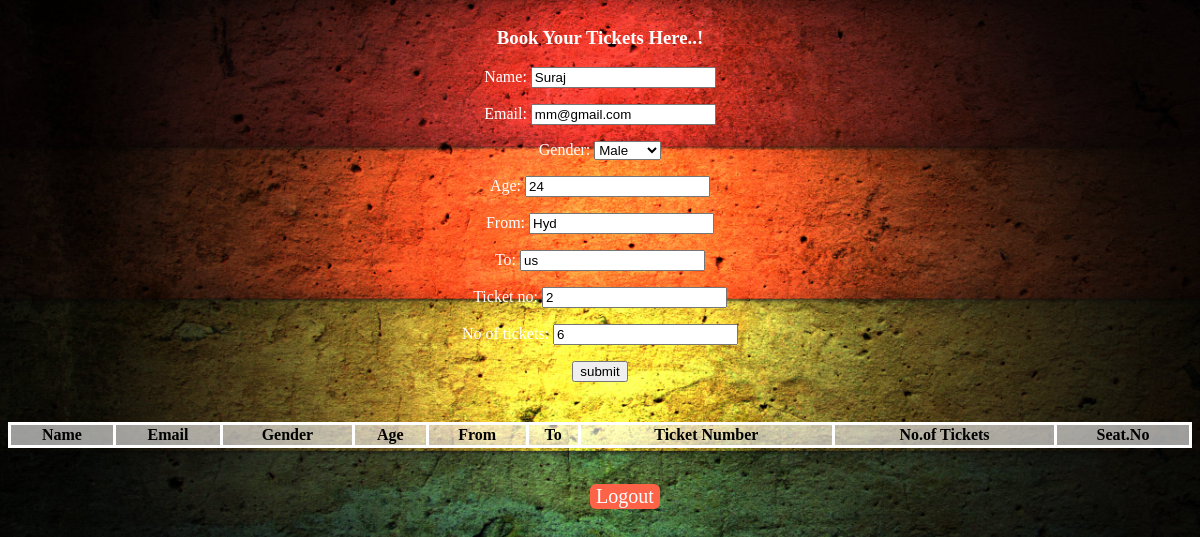
The app's page /edit/4 with its own data.
### ticket_app/models.py (models this page shows)
class AirTicketModel(models.Model):
    name = models.CharField(max_length=30)
    email = models.EmailField(max_length=30, default=None)
    GENDER_CHOICES = (
        ('M', 'Male'),
        ('F', 'Female'),
    )
    gender = models.CharField(max_length=1, choices=GENDER_CHOICES)
    age = models.IntegerField()
    From = models.CharField(max_length=30)
    To = models.CharField(max_length=30)
    ticket_no = models.IntegerField()
    no_of_tickets = models.IntegerField()

### ticket_app/views.py (the view)
# urls.py: path('edit/<int:id>', views.update_ticket, name='update_ticket'),
def update_ticket(request, id):
    ticket = AirTicketModel.objects.get(pk=id)
    form = Air_Ticket(request.POST, instance = ticket)
    if form.is_valid():
        form.save()
        return redirect("/show")
    else:
        pi = AirTicketModel.objects.get(pk=id)
        form = Air_Ticket(instance=pi)
    return render(request, 'show.html', {'form': form})

### ticket_app/forms.py
class Air_Ticket(forms.ModelForm):
    class Meta:
        model = AirTicketModel
        fields = '__all__'

### templates/show.html (shortened to what this page needs)
<!DOCTYPE html>
{% load static %}
<html lang="en">
<head>
</head>
<body style="background-image:url({% static 'images/pic9.jpg' %}); background-size:100%; text-align:center;">
    <form action="" method="POST" style="color:white">
        <div style="width: 100%; display: table; ">
            <h3 style="color:white;">Book Your Tickets Here..!</h3>
           {{form.as_p}}
                    <input type="submit" value="submit">
                </div>
    </form>
        <div>
            <center><table style="margin-top: 40px">
                <thead class="thead-dark">
                <tr >
                    <th>Name</th>
                    <th>Email</th>
                    <th>Gender</th>
                    <th>Age</th>
                    <th>From</th>
                    <th>To</th>
                    <th>Ticket Number</th>
                    <th>No.of Tickets</th>
                    <th>Seat.No</th>
                </tr>
                </thead>
            </table>
                </center>
        </div> <br><br>
<button onclick="document.location.href = '/logout'" class="button button3" style="margin-left: 50px; font-family:cursive;">Logout</button>
</body>
</html>

### templates/show.html (style rules this page uses)
table, th, td { border: 3px solid white; border-collapse: collapse; }
.button { background-color: tomato; border: none; color: white; text-decoration: none; font-size: 20px; cursor: pointer; }
.button3 { border-radius: 6px; }
table { width:100%;background-color:rgba(255,255,255,0.6); }
th,td { text-align:center; }

### records on screen
AirTicketModel: name "Suraj", email "mm@gmail.com", gender "Male", age "24", From "Hyd", To "us", ticket_no "2", no_of_tickets "6"
